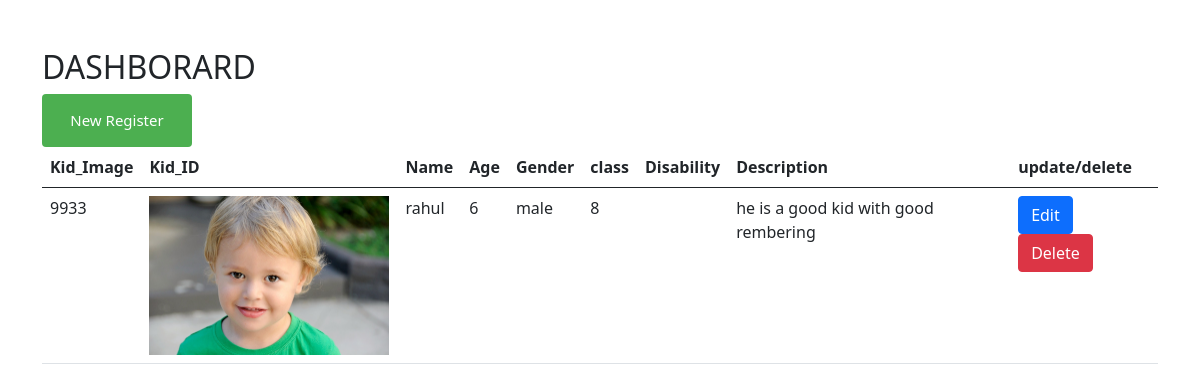
The page /dashbord.php (signed in) on the database its author committed.
### tables this page shows
CREATE TABLE `kid_details` (
  `kid_id` int(200) NOT NULL,
  `id` bigint(200) NOT NULL,
  `image` varchar(400) NOT NULL,
  `name` varchar(200) NOT NULL,
  `age` int(100) NOT NULL,
  `gender` varchar(50) NOT NULL,
  `state` varchar(200) NOT NULL,
  `district` varchar(200) NOT NULL,
  `orgname` varchar(200) NOT NULL,
  `class` bigint(100) DEFAULT NULL,
  `disability` varchar(50) DEFAULT NULL,
  `typedis` varchar(100) DEFAULT NULL,
  `sibling` varchar(50) DEFAULT NULL,
  `siblname` varchar(200) DEFAULT NULL,
  `description` varchar(400) DEFAULT NULL
);

### dashbord.php (the view, shortened to what this page needs)
 <?php
include("confun/connection.php");
?>
<!DOCTYPE html>
<html lang="en">
	<head>
		<link href="https://cdn.jsdelivr.net/npm/bootstrap@5.0.2/dist/css/bootstrap.min.css" rel="stylesheet">
		</head>
		<body>
			<div class="container my-5">
				<h2>DASHBORARD</h2>
				<a class="btn btn-primary button" href="reg-kid.php" role="button">New Register</a>
				<br>
				<table class="table">
					<thead>
						<tr>
						<th>Kid_Image</th>
							<th>Kid_ID</th>
							<th>Name</th>
							<th>Age</th>
							<th>Gender</th>
							<th>class</th>
							<th>Disability</th>
						    <th>Description</th>
						    <th>update/delete</th>
						</tr>
					</thead>
					<tbody>
						<?php
						$user_id=$_SESSION['user_id'];
						$sql= "select * from kid_details where id = (select user_id from users where user_id = '$user_id' limit 1 )" ;
						$result = mysqli_query($con,$sql);
						if($result && mysqli_num_rows($result)>0)
						{
						while(	$user_data = mysqli_fetch_assoc($result))
						{
							echo "
							<tr>
							<td>$user_data[kid_id]</td>
							<td><img src='$user_data[image]' style='width:240px'></td>
							<td>$user_data[name]</td>
							<td>$user_data[age]</td>
							<td>$user_data[gender]</td>
							<td>$user_data[class]</td>
							<td>$user_data[typedis]</td>
							<td>$user_data[description]</td>
							<td>
								<a class='btn btn-primary' href='edit.php?id=$user_data[kid_id]' role='button'>Edit</a>
                                <a class='btn btn-danger'  href='delete1.php?id=$user_data[kid_id]' role='button' onclick = 'return check_delete()'>Delete</a>
                            </td>
							</td>
						</tr>
							";
						}
					}else {
						echo "<div class='alert alert-danger'>No data found!</div>";
					}?>
					</tbody>
				</table>
			</div>
		</body>
</html>

### dashbord.php (style rules this page uses)
.button { position: relative; background-color: #4CAF50; border: none; font-size: 15px; color: #ffffff; padding: 15px; width: 150px; text-align: center; transition-duration: 0.4s; text-decoration: none; overflow: hidden; cursor: pointer; }
.button:after { content: ""; background: #f1f1f1; display: block; position: absolute; padding-top: 300%; padding-left: 350%; margin-left: -20px !important; margin-top: -120%; opacity: 0; transition: all 0.8s }

### rows shown on the page
kid_details: kid_id "9933", image (picture), name "rahul", age "6", gender "male", class "8", description "he is a good kid with good rembering"
